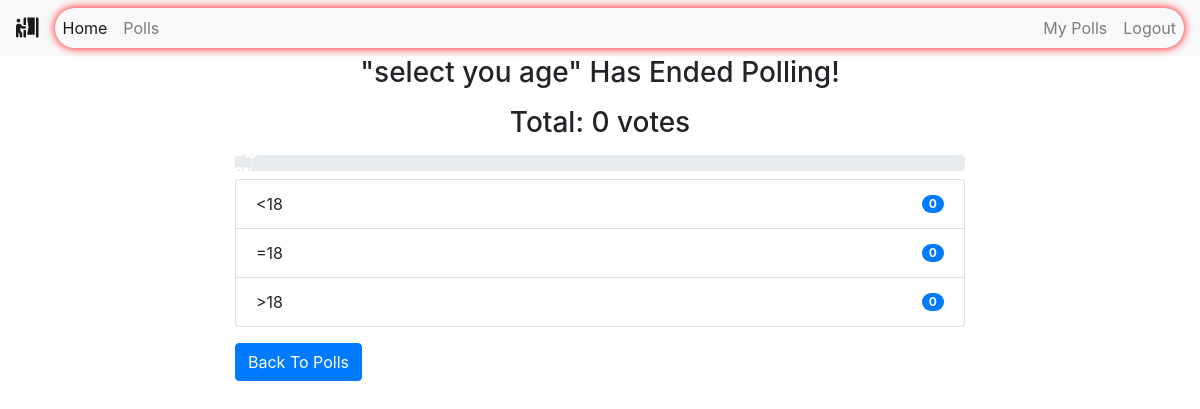
The page /polls/end/4/ (signed in) on the database its author committed.
### polls/models.py (models this page shows, shortened)
class Poll(models.Model):
    owner = models.ForeignKey(User, on_delete=models.CASCADE)
    text = models.TextField()
    pub_date = models.DateTimeField(default=timezone.now)
    active = models.BooleanField(default=True)
    created_at = models.DateTimeField(auto_now_add=True)
    @property
    def get_vote_count(self):
        return self.vote_set.count()
    def get_result_dict(self):
        res = []
        for choice in self.choice_set.all():
            d = {}
            alert_class = ['primary', 'secondary', 'success',
                           'danger', 'dark', 'warning', 'info']
            d['alert_class'] = secrets.choice(alert_class)
            d['text'] = choice.choice_text
            d['num_votes'] = choice.get_vote_count
            if not self.get_vote_count:
                d['percentage'] = 0
            else:
                d['percentage'] = (choice.get_vote_count /
                                   self.get_vote_count)*100
            res.append(d)
        return res

class Choice(models.Model):
    poll = models.ForeignKey(Poll, on_delete=models.CASCADE)
    choice_text = models.CharField(max_length=255)
    created_at = models.DateTimeField(auto_now_add=True)
    updated_at = models.DateTimeField(auto_now=True)
    @property
    def get_vote_count(self):
        return self.vote_set.count()

### polls/views.py (the view)
# urls.py: path('end/<int:poll_id>/', views.end_poll, name='end_poll'),
@login_required
def end_poll(request, poll_id):
    poll = get_object_or_404(Poll, pk=poll_id)
    if request.user != poll.owner:
        return redirect('home')
    if poll.active is True:
        poll.active = False
        poll.save()
        return render(request, 'polls/poll_result.html', {'poll': poll})
    else:
        return render(request, 'polls/poll_result.html', {'poll': poll})

### polls/templates/polls/poll_result.html
{% extends 'base.html' %}
{% block content %}
<div class="container">
    {% if messages %}
    <div class="messages">
        {% for message in messages %}
        <div {% if message.tags %} class="{{ message.tags }}" {% endif %}>{{ message }}
            <button type="button" class="close" data-dismiss="alert" aria-label="Close">
                <span aria-hidden="true">&times;</span>
            </button>
        </div>
        {% endfor %}
    </div>
    {% else %}
    <div class="row">
        <div class="col-md-8 offset-sm-2">
            {% if poll.active %}
            <h3 class="mt-3 mb-3 text-center">Result for: {{ poll.text }}</h3>
            {% else %}
            <h3 class="mt-3 mb-3 text-center">"{{ poll.text }}" Has Ended Polling!</h3>
            {% endif %}
            <h3 class="mb-2 text-center">Total: {{ poll.get_vote_count }} votes</h3>
            <div class="progress mt-3 mb-2">
                {% for choice in poll.get_result_dict %}
                <div class="progress-bar bg-{{ choice.alert_class }}" role="progressbar" style="width: {{ choice.percentage }}%;"
                    aria-valuenow="30" aria-valuemin="0" aria-valuemax="100"><b>
                        {{choice.text|truncatewords:2}}-{{choice.percentage|floatformat}}%</b>
                </div>
                {% endfor %}
            </div>
            <ul class="list-group">
                {% for choice in poll.choice_set.all %}
                <li class="list-group-item d-flex justify-content-between align-items-center">
                    {{ choice.choice_text }}
                    <span class="badge badge-primary badge-pill">{{ choice.get_vote_count }}</span>
                </li>
                {% endfor %}
            </ul>
            {% endif %}
            <a class="btn btn-primary mt-3" href="{% url 'polls:list' %}" role="button">Back To Polls</a>
        </div>
    </div>
</div>
{% endblock content %}

### rows shown on the page
Poll: text "select you age", get_vote_count "0"
Choice: choice_text "<18", get_vote_count "0"
Choice: choice_text "=18", get_vote_count "0"
Choice: choice_text ">18", get_vote_count "0"
